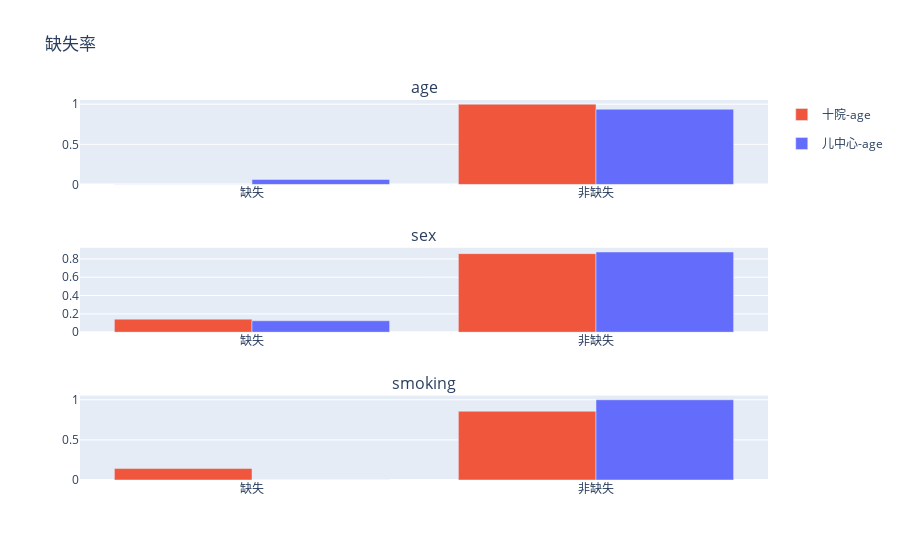

The cell this chart's notebook holds for it:
### Markdown cell above
比较前面的版本，3个红色的lengend控件和3个蓝色的legend控件现在出现了间隔，这是分组成功的迹象。如果现在我们尝试点击legend控件，会发现会影响不在影响单个的trace，而是影响整个legend组。

但是目前，legend还是显得很冗余，对于每个数据集，其实我们只需要保留一个lengend控件。对此，我们可以用```.showlengend```属性来隐藏不必要的lengend控件

### Code cell
sub_titles = var_names
fig = make_subplots(
    rows=3, 
    cols=1,
    subplot_titles = var_names
)

color_mapping = {
    '十院': '#ef563b',
    '儿中心': '#646cfb'
}

for dataset in data['dataset'].unique():
    sub_df = data.loc[data['dataset'] == dataset]

    for i, col in enumerate(var_names):
        null_rate = sub_df[col].isnull().mean()

        trace = go.Bar(
            x=['缺失', '非缺失'], 
            y=[null_rate, 1 - null_rate], 
            marker_color=color_mapping[dataset],
            name="{}-{}".format(dataset, col),
            legendgroup = dataset
        )
        
        if i > 0: # 除非是第一个变量，否则隐藏lengend控件
            trace.showlegend=False

        fig.add_trace(
            trace,
            row=i + 1,
            col=1
        )

fig.update_layout(
    title='缺失率'
)

fig

### Figure 1 — Plotly figure (JSON) as saved in the notebook; plotly's stock layout.template omitted (floating-point values rounded to 4 significant figures)
{"data": [{"legendgroup": "十院", "marker": {"color": "#ef563b"}, "name": "十院-age", "type": "bar", "x": ["缺失", "非缺失"], "xaxis": "x", "y": [0, 1], "yaxis": "y"}, {"legendgroup": "十院", "marker": {"color": "#ef563b"}, "name": "十院-sex", "showlegend": false, "type": "bar", "x": ["缺失", "非缺失"], "xaxis": "x2", "y": [0.1429, 0.8571], "yaxis": "y2"}, {"legendgroup": "十院", "marker": {"color": "#ef563b"}, "name": "十院-smoking", "showlegend": false, "type": "bar", "x": ["缺失", "非缺失"], "xaxis": "x3", "y": [0.1429, 0.8571], "yaxis": "y3"}, {"legendgroup": "儿中心", "marker": {"color": "#646cfb"}, "name": "儿中心-age", "type": "bar", "x": ["缺失", "非缺失"], "xaxis": "x", "y": [0.0625, 0.9375], "yaxis": "y"}, {"legendgroup": "儿中心", "marker": {"color": "#646cfb"}, "name": "儿中心-sex", "showlegend": false, "type": "bar", "x": ["缺失", "非缺失"], "xaxis": "x2", "y": [0.125, 0.875], "yaxis": "y2"}, {"legendgroup": "儿中心", "marker": {"color": "#646cfb"}, "name": "儿中心-smoking", "showlegend": false, "type": "bar", "x": ["缺失", "非缺失"], "xaxis": "x3", "y": [0, 1], "yaxis": "y3"}], "layout": {"annotations": [{"font": {"size": 16}, "showarrow": false, "text": "age", "x": 0.5, "xanchor": "center", "xref": "paper", "y": 1, "yanchor": "bottom", "yref": "paper"}, {"font": {"size": 16}, "showarrow": false, "text": "sex", "x": 0.5, "xanchor": "center", "xref": "paper", "y": 0.6111, "yanchor": "bottom", "yref": "paper"}, {"font": {"size": 16}, "showarrow": false, "text": "smoking", "x": 0.5, "xanchor": "center", "xref": "paper", "y": 0.2222, "yanchor": "bottom", "yref": "paper"}], "title": {"text": "缺失率"}, "xaxis": {"anchor": "y", "domain": [0, 1]}, "xaxis2": {"anchor": "y2", "domain": [0, 1]}, "xaxis3": {"anchor": "y3", "domain": [0, 1]}, "yaxis": {"anchor": "x", "domain": [0.7778, 1]}, "yaxis2": {"anchor": "x2", "domain": [0.3889, 0.6111]}, "yaxis3": {"anchor": "x3", "domain": [0, 0.2222]}}}
